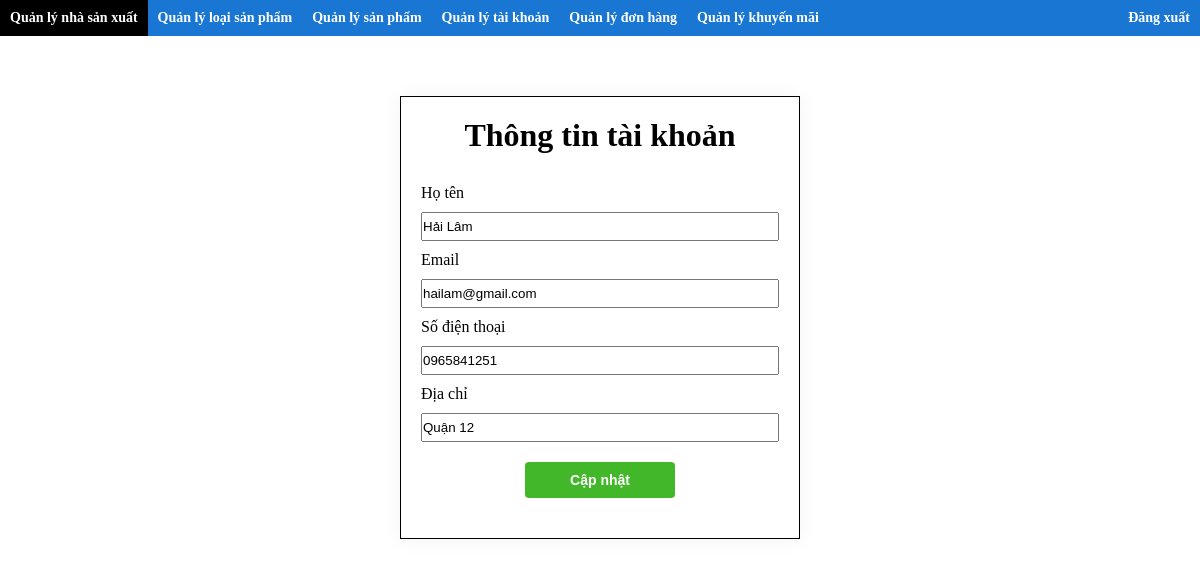
Screenshot of /webbanmaytinh/src/admin/index.php?action=quanlytaikhoan&query=sua&&this_id=hailam (signed in) with the database file from the repository.
### tables this page shows
CREATE TABLE IF NOT EXISTS `taikhoan` (
  `userName` varchar(50) NOT NULL,
  `password` varchar(50) NOT NULL,
  `hoTen` varchar(50) NOT NULL,
  `email` varchar(50) NOT NULL,
  `sdt` varchar(15) NOT NULL,
  `diachi` varchar(250) NOT NULL,
  `maCV` varchar(50) NOT NULL,
  `maKM` varchar(50) DEFAULT NULL,
  PRIMARY KEY (`userName`),
  UNIQUE KEY `hoTen` (`hoTen`),
  KEY `PK_TK_CV` (`maCV`)
);

### webbanmaytinh/src/admin/modules/quanlytaikhoan/sua.php (the view, shortened to what this page needs)
<?php
include '../././db/connect.php';
if (isset($_GET['this_id'])) {
    $username = $_GET['this_id'];
}
?>
<form class="form" action="./index.php?action=quanlytaikhoan&query=sua&this_id=<?php echo $username ?>" method="POST" enctype="multipart/form-data">
    <div class="form-main">
        <div class="form-title">
            <h1>Thông tin tài khoản</h1>
        </div>
        <div class="form-content">
            <?php
            if (isset($_GET['this_id'])) {
                $sql = "SELECT hoTen, email, sdt, diachi FROM taikhoan WHERE userName='$username'";
                $result = mysqli_query($conn, $sql);
                $row = mysqli_fetch_array($result);
            ?>
                <label class="label">Họ tên</label>
                <input class="text" type="text" name="name" value="<?php echo isset($name) ? $name : $row['hoTen']; ?>">
                <label class="label">Email</label>
                <input class="text" type="text" name="email" value="<?php echo isset($email) ? $email : $row['email']; ?>">
                <label class="label">Số điện thoại</label>
                <input class="text" type="text" name="sdt" value="<?php echo isset($sdt) ? $sdt : $row['sdt']; ?>">
                <label class="label">Địa chỉ</label>
                <input class="text" type="text" name="diachi" value="<?php echo isset($diachi) ? $diachi : $row['diachi']; ?>">
                <input class="submit" type="submit" name="sua" value="Cập nhật">
            <?php } ?>
        </div>
    </div>
</form>

### webbanmaytinh/assets/css/styleAdmin.css (style rules this page uses)
* { margin: 0; padding: 0; box-sizing: border-box; }
:root { --width-sidebar:250px; --min-width-select:150px; }
label.label { margin: 10px 0; }
input.submit { width: 60px; margin: 20px auto; }
.form .form-main { width: 400px; margin: 60px auto; border: 1px solid #000; box-shadow: 0 1px 20px 0 rgba(0, 0, 0, 0.05); }
.form .form-main .form-title { text-align: center; padding-top: 20px; }
.form .form-main .form-content { display: flex; flex-direction: column; margin: 20px; }
.form .form-main .form-content .text { padding: 5px 0; }
.form .form-main .form-content .submit { padding: 10px 0; width: 150px; background-color: #42b72a; border: 0px; font-size: 14px; font-weight: 600; color: #fff; border-radius: 4px; }

### rows the page displays
taikhoan: name "Hải Lâm", email "hailam@gmail.com", sdt "0965841251", diachi "Quận 12"
